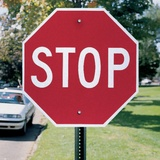
#> input picture Homework_2/images/stop_signs/stop_sign_01.jpg, 160 x 160 px, shrunk from 400 x 400 before the run
$ python main.py
#> lines starting #> are read from the running program, lines starting #| are printed output that depends on the picture; after the words box and inside, x2 and y2 are one past the last pixel; in counts of white or black regions, pixels touching at a corner belong together; long printed decimals are rounded
### Homework_2/utils.py
import math
import numpy as np
import os
import sys
import matplotlib.pyplot as plt
import matplotlib.image as mpimg

current_dir_path = os.path.dirname(os.path.abspath(os.path.dirname(__file__)))
argv = sys.argv

def load_image(image_name):
	path_to_image = os.path.join(current_dir_path, "Homework_2", "images", image_name)
	image_matrix = mpimg.imread(path_to_image)
	return image_matrix


def show_image(image):
	if len(image.shape) == 3:
		plt.imshow(image)
	else:
		plt.imshow(image, cmap="gray")
	plt.show()

# [2 lines that do not run on import are left out]

### Homework_2/Task_03/base_filter.py
import numpy as np

class BaseFilter():
	def __init__(self, filter_name, size):
		self.name = filter_name
		self.size = size
		self.filter = np.empty((size, size))

	def filter_image(self, image):
		self.generate_filter()

		x_dim, y_dim, z_dim = image.shape
		new_image = np.empty((x_dim - self.size, y_dim - self.size, 3))

		for x in range(x_dim - self.size):
			for y in range(y_dim - self.size):
				sum_r = 0
				sum_g = 0
				sum_b = 0

				sum_r = np.sum(image[x:x+self.size, y:y+self.size,0] * self.filter)
				sum_g = np.sum(image[x:x+self.size, y:y+self.size,1] * self.filter)
				sum_b = np.sum(image[x:x+self.size, y:y+self.size,2] * self.filter)

				# [5 lines of commented-out code are left out]

				new_image[x][y][0] = sum_r
				new_image[x][y][1] = sum_g
				new_image[x][y][2] = sum_b

		new_image = new_image.astype(int)
		return new_image

	def generate_filter(self):
		raise Exception("Must be implemented")

### Homework_2/Task_03/sobel_filter.py
import math
import numpy as np
import math

from Task_03.base_filter import BaseFilter
import utils

class SobelFilter(BaseFilter):
	def __init__(self):
		super().__init__("sobel_filter", 3)

	def generate_filter(self):
		self.filter = np.array([
			[1, 0, -1],
			[2, 0, -2],
			[1, 0, -1]
		])

		return self.filter

	def filter_image(self, image):
		self.generate_filter()

		x_dim, y_dim, z_dim = image.shape
		new_image = np.empty((x_dim - self.size, y_dim - self.size, 3))
		angle_map = np.empty((x_dim - self.size, y_dim - self.size))

		new_pixel_map = np.empty((image.shape[0], image.shape[1]))
		new_pixel_map = 0.3 * image[:,:, 0] + 0.59 * image[:,:, 1] + 0.11 * image[:,:, 2]

		for x in range(x_dim - self.size):
			for y in range(y_dim - self.size):
				# [7 lines of commented-out code are left out]

				sum_h = 0
				sum_v = 0

				sum_h = np.sum(new_pixel_map[x:x+self.size, y:y+self.size] * self.filter)
				sum_v = np.sum(new_pixel_map[x:x+self.size, y:y+self.size] * np.transpose(self.filter))


				# for i in range(self.size):
				# 	for j in range(self.size):

				# 		new_pixel_value = 0.3 * image[x+i][y+j][0] + 0.59 * image[x+i][y+j][1] + 0.11 * image[x+i][y+j][2]

				# 		# sum_r_h += image[x+i][y+j][0] * self.filter[i][j]
				# 		# sum_g_h += image[x+i][y+j][1] * self.filter[i][j]
				# 		# sum_b_h += image[x+i][y+j][2] * self.filter[i][j]

				# 		# sum_r_v += image[x+i][y+j][0] * self.filter[j][i]
				# 		# sum_g_v += image[x+i][y+j][1] * self.filter[j][i]
				# 		# sum_b_v += image[x+i][y+j][2] * self.filter[j][i]

				# 		sum_h += new_pixel_value * self.filter[i][j]
				# 		sum_v += new_pixel_value * self.filter[j][i]

				# new_image[x][y][0] = math.sqrt(math.pow(sum_r_h, 2) + math.pow(sum_r_v, 2))
				# new_image[x][y][1] = math.sqrt((math.pow(sum_g_h, 2) + math.pow(sum_g_v, 2)))
				# new_image[x][y][2] = math.sqrt((math.pow(sum_b_h, 2) + math.pow(sum_b_v, 2)))

				angle_map[x][y] = math.fabs((math.atan2(sum_v, sum_h) * 180) / math.pi)
				new_image[x][y][0:3] = math.sqrt(math.pow(sum_h, 2) + math.pow(sum_v, 2))

		new_image = new_image.astype(int)
		new_image = np.clip(new_image, 0, 255)
		return new_image, angle_map

### Homework_2/Task_03/main.py
import utils
import numpy as np

from Task_03.sobel_filter import SobelFilter
from Task_03.gaussian_filter import GaussianFilter

HIGH_THRESHOLD = 255 * 0.7
LOW_THRESHOLD = 255 * 0.3

def run_edge_tracing_with_histeresis(image, strong_edges, weak_edges):
	print("---> Running Tracing edges with hysteresis")

	for x in range(1, image.shape[0] - 1):
		for y in range(1, image.shape[1] - 1):
			if weak_edges[x][y] != 0:
				if(np.sum(strong_edges[x-1:x+2, y-1:y+2]) - strong_edges[x,y]) > 0:
					strong_edges[x,y] = weak_edges[x,y]
					image[x,y,:] = weak_edges[x,y]
				else:
					image[x,y,:] = 0

	for x in range(image.shape[0] - 1, 1, -1):
		for y in range(image.shape[1] - 1, 1, -1):
			if weak_edges[x][y] != 0:
				if(np.sum(strong_edges[x-1:x+2, y-1:y+2]) - strong_edges[x,y]) > 0:
					strong_edges[x,y] = weak_edges[x,y]
					image[x,y,:] = weak_edges[x,y]
				else:
					image[x,y,:] = 0

	return image


def run_double_threshold(image):
	print("---> Running Threshold")

	strong_edges = np.zeros([image.shape[0], image.shape[1]])
	weak_edges = np.zeros([image.shape[0], image.shape[1]])

	for x in range(image.shape[0]):
		for y in range(image.shape[1]):
			if image[x][y][0] < LOW_THRESHOLD:
				image[x,y,:] = 0

			if image[x][y][0] > LOW_THRESHOLD and image[x][y][0] < HIGH_THRESHOLD:
				weak_edges[x][y] = image[x][y][0]

			if image[x][y][0] > HIGH_THRESHOLD:
				strong_edges[x][y] = image[x][y][0]

	return image, strong_edges, weak_edges


# [21 lines left out: function run_suppression, not called in this run]


def compute_gradients(image):
	print("---> Running Sobel Filter")
	sobel_filter = SobelFilter()
	image, angle_map = sobel_filter.filter_image(image)

	return image, angle_map


def apply_gaussian_filter(image):
	print("---> Running Gaussian Filter")
	gaussian_filter = GaussianFilter(3)
	image = gaussian_filter.filter_image(image)

	return image


# [15 lines left out: functions run_canny_edge_detector, main, not called in this run]

# [2 lines that do not run on import are left out]

### Homework_2/Task_04/chamfer_distance.py
import numpy as np
import cv2

import utils

class ChamferDistance():
	@staticmethod
	def find_template(original_image, image_map, template):
		score_list = []
		bounded_images = []

		# Create several scalling factors
		for scale in np.linspace(0.3, 1.2, 5):
			print(":: Using scale: ", scale)

			resized_template = ChamferDistance.resize_image(template, scale)

			# round all non-zero pixel for consistent reward for mixel matching
			resized_template = np.ceil(resized_template)

			# Check that the image is bigger than the template
			if original_image.shape[0] < resized_template.shape[0] or original_image.shape[1] < resized_template.shape[1]:
				break

			score_map = ChamferDistance.search_smallest_distance(image_map, resized_template)

			smallest_value = np.amin(score_map)
			print(smallest_value)
			smallest_value_pos = np.argmin(score_map)
			smallest_value_pos = ((int)(smallest_value_pos / score_map.shape[1]), (int)(smallest_value_pos % score_map.shape[1]))

			assert (smallest_value == score_map[smallest_value_pos]), "Wrong coordinates"

			bounded_image = ChamferDistance.draw_bounded_boxes(
				original_image,
				[
					(
						(smallest_value_pos[1]),
						(smallest_value_pos[0]),
						(smallest_value_pos[1] + resized_template.shape[1]),
						(smallest_value_pos[0] + resized_template.shape[0])
					)
				]
			)

			# utils.show_image(bounded_image)

			score_list.append(smallest_value)
			bounded_images.append(bounded_image)

		return score_list, bounded_images


	@staticmethod
	def search_smallest_distance(image_map, template):
		template_x_size = template.shape[0]
		template_y_size = template.shape[1]

		score_map = np.empty((image_map.shape[0] - template_x_size, image_map.shape[1] - template_y_size))

		# utils.show_image(template)

		for x in range(image_map.shape[0] - template_x_size):
			for y in range(image_map.shape[1] - template_y_size):
				sum = 0

				sum = np.sum(image_map[x:x+template_x_size, y:y+template_y_size, 0] * template[:,:,0])

				# [4 lines of commented-out code are left out]

				score_map[x][y] = sum / np.count_nonzero(template[:,:,0])
		utils.show_image(score_map)
		return score_map

	@staticmethod
	def compute_distance_map(image):
		new_image = ChamferDistance.init_map(image)

		# Forward pass
		for i in range(image.shape[0] - 1):
			for j in range(image.shape[1] - 1):
				temp_matrix = new_image[i:i+2, j:j+2]

				flatten_smallest_pos = np.argmin(temp_matrix)
				smallest_value = np.amin(temp_matrix)
				smallest_value_coord = ((int)(flatten_smallest_pos / image.shape[1]), (int)(flatten_smallest_pos % image.shape[1]))

				temp_matrix[temp_matrix > smallest_value] = smallest_value + 1

		# Backward pass
		for i in range(image.shape[0] - 1, 0, - 1):
			for j in range(image.shape[1] - 1, 0, -1):
				temp_matrix = new_image[i:i+2, j:j+2]

				flatten_smallest_pos = np.argmin(temp_matrix)
				smallest_value = np.amin(temp_matrix)
				smallest_value_coord = ((int)(flatten_smallest_pos / image.shape[1]), (int)(flatten_smallest_pos % image.shape[1]))

				temp_matrix[temp_matrix > smallest_value] = smallest_value + 1

		utils.show_image(new_image)
		return new_image

	@staticmethod
	def init_map(image):
		new_image = np.copy(image)

		pos_zero = new_image == 0
		pos_non_zero = new_image > 0

		new_image[pos_zero] = 100
		new_image[pos_non_zero] = 0
		return new_image

	@staticmethod
	def resize_image(image, scale):
		resized_image = cv2.resize(image, None, fx=scale, fy=scale, interpolation=cv2.INTER_AREA)
		return resized_image


	@staticmethod
	def draw_bounded_boxes(image, rect_coords):
		new_image = np.copy(image)

		for index in range(len(rect_coords)):
			cv2.rectangle(
				new_image,
				(
					(rect_coords[index][0]),
					(rect_coords[index][1])
				),
				(
					(rect_coords[index][2]),
					(rect_coords[index][3])
				),
				(0, 0, 255),
				2
			)

		return new_image

### Homework_2/Task_03/gaussian_filter.py
import math
import numpy as np

from Task_03.base_filter import BaseFilter

class GaussianFilter(BaseFilter):
	def __init__(self, size):
		super().__init__("gaussian_filter", size)

	def generate_filter(self, sigma=1):
		length = int(self.size / 2)
		# height = int(self.size / 2)

		one_d_filter = [np.exp(-z * z / (2 * sigma * sigma)) / np.sqrt(2 * np.pi * sigma * sigma) for z in range(-length, length + 1)]
		self.filter = np.outer(one_d_filter, one_d_filter)
		self.filter /= self.filter.sum()

		return self.filter

### Homework_2/Task_04/main.py
import numpy as np

import utils
import Task_03.main as fn
from Task_04.template_finder import TemplateFinder
from Task_04.chamfer_distance import ChamferDistance

MULTI_DETECTION = False

def extract_edges(image):
	print("--> Preprocessing target image")
	image = fn.apply_gaussian_filter(image)
	image, _ = fn.compute_gradients(image)
	image, strong_edges, weak_edges = fn.run_double_threshold(image)
	image = fn.run_edge_tracing_with_histeresis(image, strong_edges, weak_edges)

	# utils.show_image(image)

	return image

def search_using_chamfer_distance(original_image, preprocessed_image, template):
	print("--> Running Chamfer Distance")
	image_map = ChamferDistance.compute_distance_map(preprocessed_image)
	return ChamferDistance.find_template(original_image, image_map, template)

def search_template(image, preprocessed_image, template_image, multi_detection = False):
	print("--> Seaching for template image")
	return TemplateFinder.find_template(image, preprocessed_image, template_image, multi_detection)

def compute_results(score_list, bounded_images, method_used):
	print("--> Computing results")
	if method_used == "template_matching":
		return bounded_images[np.argmax(score_list)]
	else:
		return bounded_images[np.argmin(score_list)]

def run_image_detection(image, template_image):
	preprocessed_image = extract_edges(image)

	score_list, bounded_images = search_using_chamfer_distance(image, preprocessed_image, template_image)

	# score_list, bounded_images = search_template(image, preprocessed_image, template_image)
	# score_list, bounded_images = search_template(image, preprocessed_image, template_image, multi_detection=MULTI_DETECTION)

	resulted_image = compute_results(score_list, bounded_images, method_used="template_matching")

	return resulted_image

def main():
	image = utils.load_image(image_name = "stop_signs/stop_sign_01.jpg")
#> in load_image, image_matrix is the input picture: shape (160, 160, 3); mean R, G, B 146.6, 107.5, 101.3
	template_image = utils.load_image(image_name = "template.png")
#> call 2 of load_image, with image_name = 'template.png'
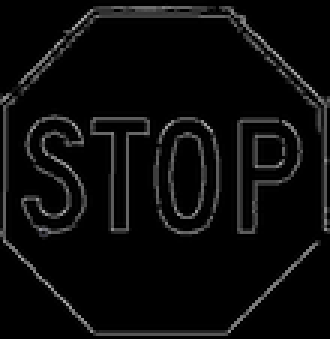
#> input picture Homework_2/images/template.png, 110 x 113 px, shrunk from 276 x 283 before the run (shown 3 times larger)
#> in load_image, image_matrix is the input picture: shape (113, 110, 3) float32; mean R, G, B 0.043, 0.043, 0.043

	resulted_image = run_image_detection(image, template_image)
#> after the loop in filter_image, `for x in range(x_dim - self.size):`:
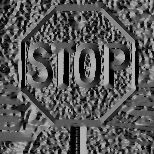
#> angle_map: shape (154, 154) float64; min 0, max 180, mean 88.6
#> after the loop in filter_image, `for x in range(x_dim - self.size):`:
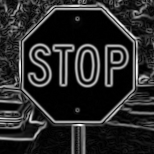
#> new_image: shape (154, 154, 3) float64; min 1.42e-14, max 632.6, mean 105.4; drawn with min black and max white
#> after the loop in run_edge_tracing_with_histeresis, `for x in range(1, image.shape[0] - 1):`: image: shape (154, 154, 3) int64; min 0, max 255, mean 73.8
#> after the loop in run_edge_tracing_with_histeresis, `for x in range(1, image.shape[0] - 1):`: strong_edges: shape (154, 154) float64; min 0, max 255, mean 72.9
#> after the loop in run_edge_tracing_with_histeresis, `for x in range(image.shape[0] - 1, 1, -1):`: image: shape (154, 154, 3) int64; min 0, max 255, mean 75
#> after the loop in run_edge_tracing_with_histeresis, `for x in range(image.shape[0] - 1, 1, -1):`:
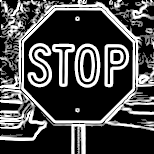
#> strong_edges: shape (154, 154) float64; min 0, max 255, mean 74.3
#> in init_map, `pos_zero = new_image == 0`:
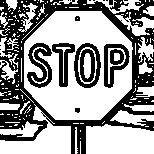
#> pos_zero: shape (154, 154, 3) bool; 60.5% white; 22 black regions (11 under 20 px), largest, box (x1, y1, x2, y2) and area: (0, 0, 154, 154) 6879, (27, 43, 52, 88) 615, (52, 43, 75, 87) 445
#> the loop in find_template, `for scale in np.linspace(0.3, 1.2, 5):` made 5 passes
#> (smallest_value, smallest_value_pos) on passes 1 to 5: (0.374, (6, 4)), (0.925, (25, 0)), (1.49, (12, 2)), (1.17, (7, 27)), (1.02, (0, 7))
#| 0.3738
#| 0.9253
#| 1.486
#| 1.165
#| 1.018
#> pass 1, in find_template, `score_map = ChamferDistance.search_smallest_distance(image_map, resize..`:
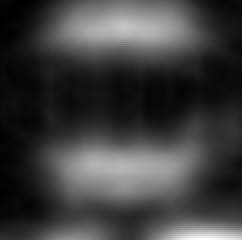
#> score_map: shape (120, 121) float64 (shown 2 times larger); min 0.374, max 9.4, mean 2.6; drawn with min black and max white
#> after the loop in find_template, `for scale in np.linspace(0.3, 1.2, 5):`: bounded_images = 5 items; score_list = [0.374, 0.925, 1.49, 1.17, 1.02]
#> in run_image_detection, `score_list, bounded_images = search_using_chamfer_distance(image, prep..`: bounded_images = 5 items
#> in compute_results, `return bounded_images[np.argmax(score_list)]`:
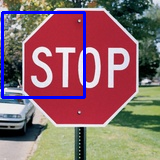
#> returned value: shape (160, 160, 3); mean of channels 0, 1, 2 140.6, 103.6, 107.3; drawn as R, G, B
	utils.show_image(resulted_image)

if __name__ == "__main__":
	main()
